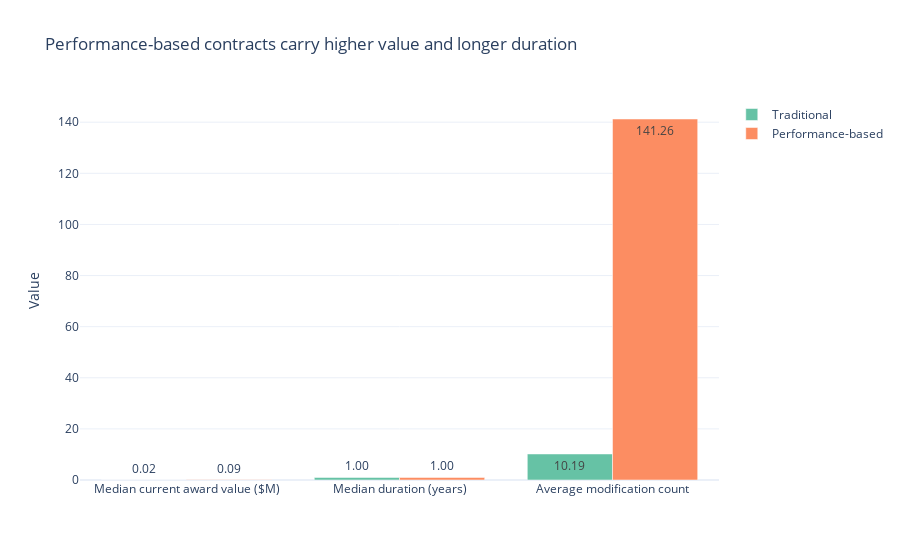

Notebook cell for this chart:
### Markdown cell above
## Comparative contract outcomes

### Code cell
value_summary = summary_df.assign(
    group=summary_df['group'],
    median_value_m=summary_df['median_current_value'] / 1e6,
)[['group', 'median_value_m', 'median_duration_years', 'mean_modifications']]

plot_data = value_summary.melt(
    id_vars='group',
    value_vars=['median_value_m', 'median_duration_years', 'mean_modifications'],
    var_name='metric',
    value_name='value',
)

metric_labels = {
    'median_value_m': 'Median current award value ($M)',
    'median_duration_years': 'Median duration (years)',
    'mean_modifications': 'Average modification count',
}
plot_data['metric_label'] = plot_data['metric'].map(metric_labels)

fig = px.bar(
    plot_data,
    x='metric_label',
    y='value',
    color='group',
    barmode='group',
    text_auto='.2f',
    title='Performance-based contracts carry higher value and longer duration',
    labels={'group': '', 'metric_label': '', 'value': 'Value'},
)
fig.update_layout(legend_title='')
fig.show()

### Figure 1 — Plotly figure (JSON) as saved in the notebook; plotly's stock layout.template omitted (floating-point values rounded to 4 significant figures)
{"data": [{"alignmentgroup": "True", "hovertemplate": "=%{x}<br>Value=%{y}<extra></extra>", "legendgroup": "Traditional", "marker": {"color": "rgb(102,194,165)", "pattern": {"shape": ""}}, "name": "Traditional", "offsetgroup": "Traditional", "orientation": "v", "showlegend": true, "textposition": "auto", "texttemplate": "%{y:.2f}", "type": "bar", "x": ["Median current award value ($M)", "Median duration (years)", "Average modification count"], "xaxis": "x", "y": [0.01587, 0.9966, 10.19], "yaxis": "y"}, {"alignmentgroup": "True", "hovertemplate": "=%{x}<br>Value=%{y}<extra></extra>", "legendgroup": "Performance-based", "marker": {"color": "rgb(252,141,98)", "pattern": {"shape": ""}}, "name": "Performance-based", "offsetgroup": "Performance-based", "orientation": "v", "showlegend": true, "textposition": "auto", "texttemplate": "%{y:.2f}", "type": "bar", "x": ["Median current award value ($M)", "Median duration (years)", "Average modification count"], "xaxis": "x", "y": [0.08643, 0.9966, 141.3], "yaxis": "y"}], "layout": {"barmode": "group", "legend": {"title": {"text": ""}, "tracegroupgap": 0}, "title": {"text": "Performance-based contracts carry higher value and longer duration"}, "xaxis": {"anchor": "y", "domain": [0, 1], "title": {"text": ""}}, "yaxis": {"anchor": "x", "domain": [0, 1], "title": {"text": "Value"}}}}
